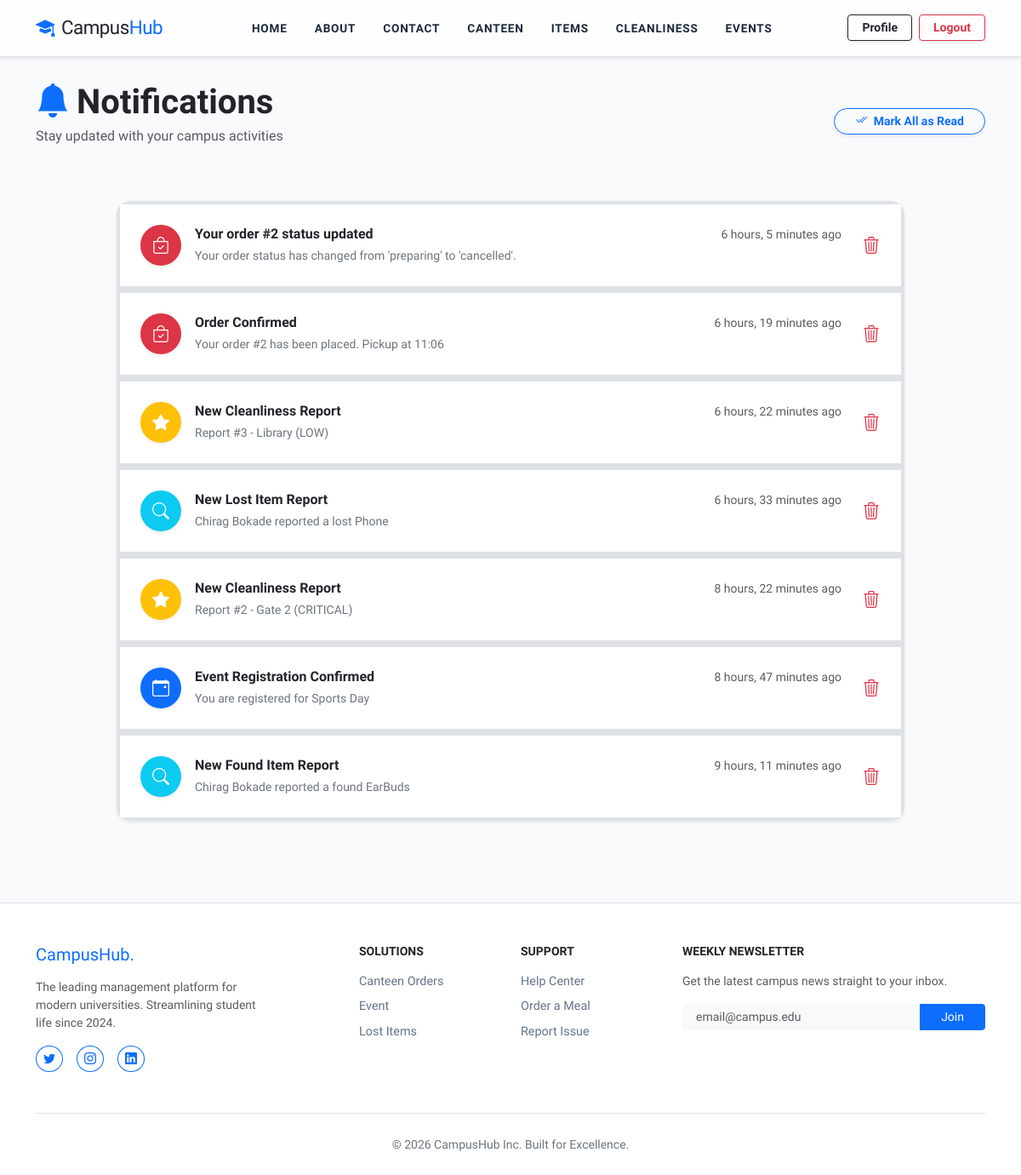
The app's page /notifications/ (signed in), older data.
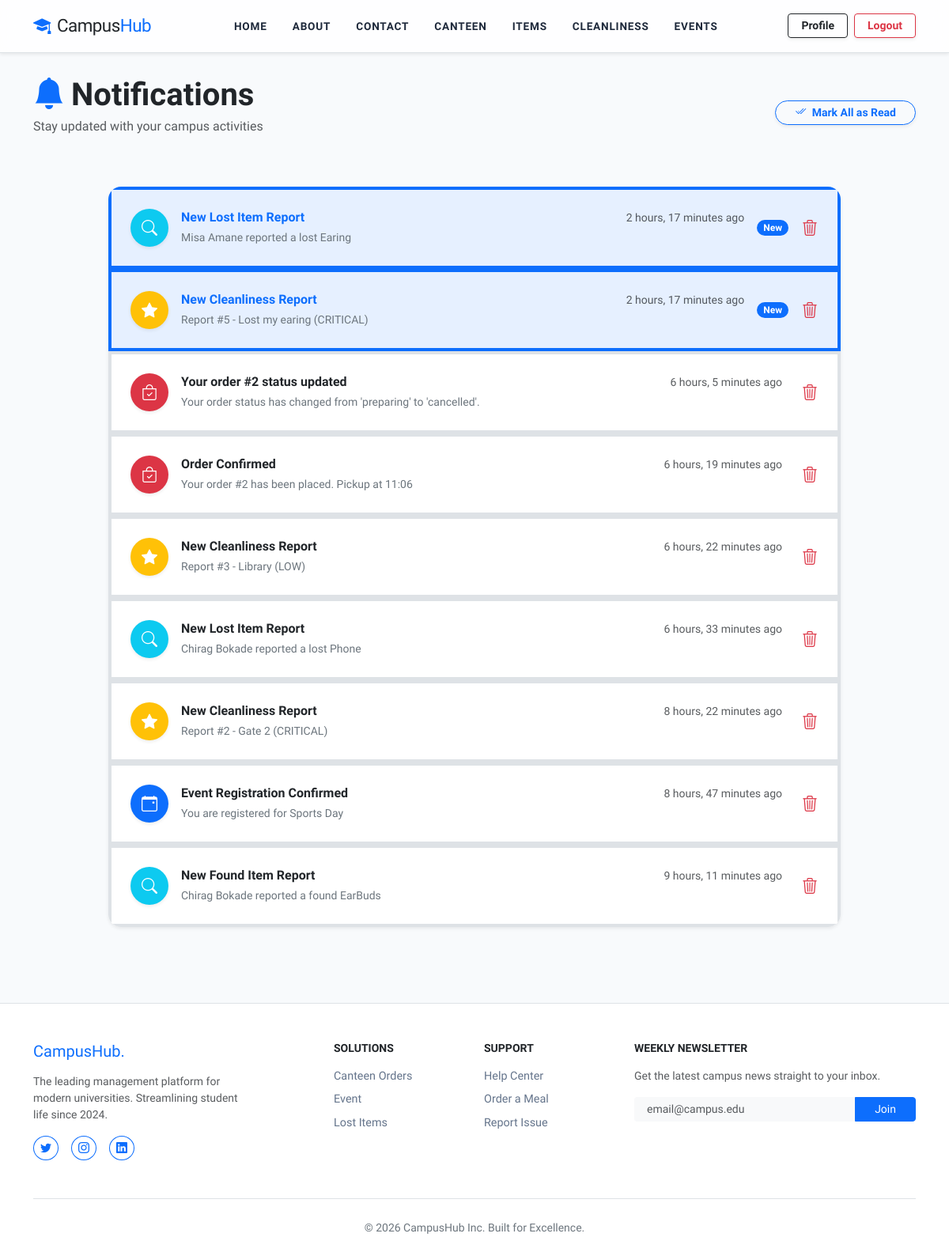
The same page, newer data.
### notifications/models.py (models this page shows, shortened)
class Notification(models.Model):
    NOTIFICATION_TYPES = [
        ('order', 'Order Update'),
        ('event', 'Event Notification'),
        ('cleanliness', 'Cleanliness Report'),
        ('lost_found', 'Lost & Found'),
        ('general', 'General Announcement'),
    ]
    user = models.ForeignKey(User, on_delete=models.CASCADE)
    title = models.CharField(max_length=200)
    message = models.TextField()
    notification_type = models.CharField(max_length=20, choices=NOTIFICATION_TYPES)
    is_read = models.BooleanField(default=False)
    created_at = models.DateTimeField(auto_now_add=True)
    related_order = models.ForeignKey('canteen.FoodOrder', on_delete=models.SET_NULL, null=True, blank=True)
    related_event = models.ForeignKey('events.Event', on_delete=models.SET_NULL, null=True, blank=True)
    related_report = models.ForeignKey('cleanliness.CleanlinessReport', on_delete=models.SET_NULL, null=True, blank=True)
    related_item = models.ForeignKey('lostandfound.LostAndFound', on_delete=models.SET_NULL, null=True, blank=True)
    class Meta:
        app_label = 'notifications'
        ordering = ['-created_at']
        verbose_name = 'Notification'
        verbose_name_plural = 'Notifications'

### notifications/views.py (the view)
# urls.py: path('notifications/', include('notifications.urls')),
@login_required
def notifications(request):
    user_notifications = Notification.objects.filter(user=request.user)
    if request.GET.get('mark_read'):
        user_notifications.update(is_read=True)
    context = {
        'notifications': user_notifications,
    }
    return render(request, 'notifications/list.html', context)

### templates/notifications/list.html (shortened to what the changed rows need)
{% extends 'core/base.html' %}
{% load static %}
{% block content %}
<div class="container py-5">
    <div class="row mb-5 align-items-center g-3">
        <div class="col-md-8">
            <h1 class="fw-bolder mb-1">
                <i class="bi bi-bell-fill text-primary me-2"></i>Notifications
            </h1>
        </div>
    </div>
    <div class="row">
        <div class="col-lg-10 mx-auto">
            {% if notifications %}
            <div class="card border-0 shadow-sm rounded-4 overflow-hidden">
                <div class="list-group list-group-flush">
                    {% for notification in notifications %}
                    <div
                        class="list-group-item p-4 border-start border-4
                                {% if not notification.is_read %}bg-primary bg-opacity-10 border-primary{% else %}bg-white border-transparent{% endif %}">
                        <div class="row align-items-center g-3">
                            <div class="col-auto">
                                <div class="rounded-circle d-flex align-items-center justify-content-center shadow-sm text-white
                                            {% if notification.notification_type == 'order' %}bg-danger
                                            {% elif notification.notification_type == 'event' %}bg-primary
                                            {% elif notification.notification_type == 'cleanliness' %}bg-warning
                                            {% elif notification.notification_type == 'lost_found' %}bg-info
                                            {% else %}bg-success{% endif %}" style="width: 48px; height: 48px;">
                                    <i class="bi
                                                {% if notification.notification_type == 'order' %}bi-bag-check
                                                {% elif notification.notification_type == 'event' %}bi-calendar-event
                                                {% elif notification.notification_type == 'cleanliness' %}bi-star-fill
                                                {% elif notification.notification_type == 'lost_found' %}bi-search
                                                {% else %}bi-info-circle{% endif %}
                                                fs-5"></i>
                                </div>
                            </div>
                            <div class="col">
                                <div class="d-flex justify-content-between align-items-start mb-1">
                                    <h6 class="mb-0 fw-bold {% if not notification.is_read %}text-primary{% endif %}">
                                        {{ notification.title }}
                                    </h6>
                                    <small class="text-muted small">
                                        {{ notification.created_at|timesince }} ago
                                    </small>
                                </div>
                                <p class="mb-0 text-secondary small">
                                    {{ notification.message }}
                                </p>
                            </div>
                            <div class="col-auto d-flex align-items-center gap-2">
                                {% if not notification.is_read %}
                                <span class="badge rounded-pill bg-primary px-2">New</span>
                                {% endif %}
                                <a href="{% url 'notifications:delete' notification.pk %}"
                                    class="btn btn-link text-danger p-0 ms-2"
                                    onclick="return confirm('Delete this notification?')" title="Delete">
                                    <i class="bi bi-trash3 fs-5"></i>
                                </a>
                            </div>
                        </div>
                    </div>
                    {% endfor %}
                </div>
            </div>
            {% endif %}
        </div>
    </div>
</div>
{% endblock %}

Row changes from the older to the newer data that the page shows:
added Notification: title "New Lost Item Report", created_at "2 hours, 17 minutes", message "Misa Amane reported a lost Earing", is_read "New", notification_type "lost_found" (drawn)
added Notification: title "New Cleanliness Report", created_at "2 hours, 17 minutes", message "Report #5 - Lost my earing (CRITICAL)", is_read "New", notification_type "cleanliness" (drawn)
